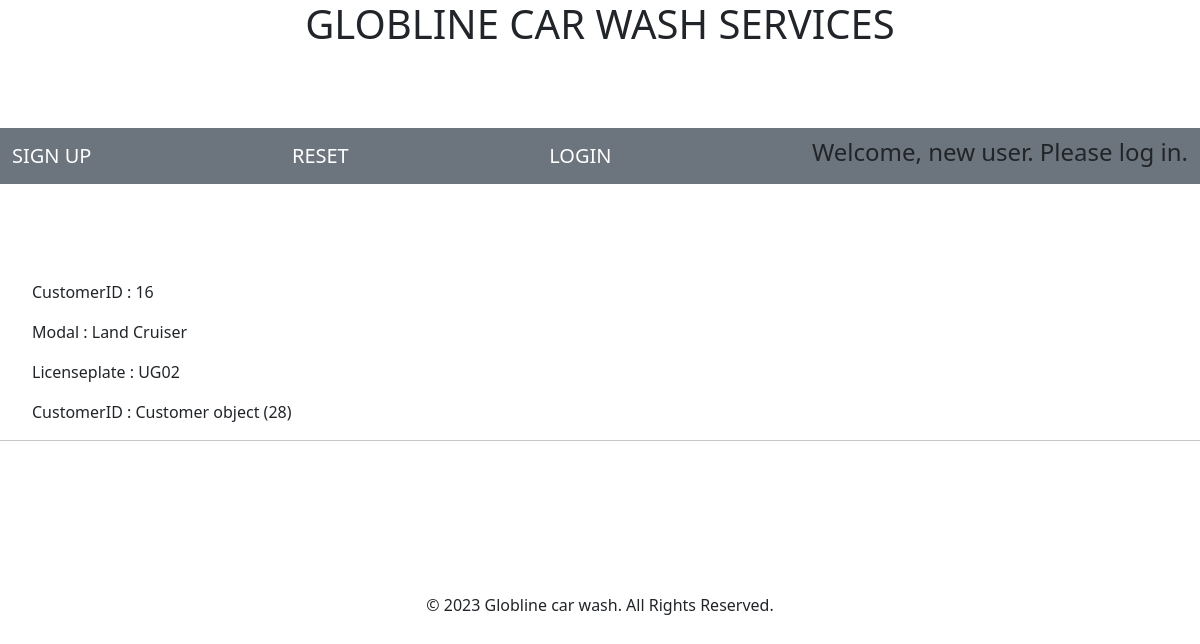
/print_vehicle/16/, run on the app's committed database.
### bloger/models.py (models this page shows)
class Vehicle(models.Model):
      VehicleID = models.AutoField(primary_key=True)
      Modal = models.CharField(max_length=200)
      Licenseplate = models.CharField(max_length=400)
      CustomerID = models.ForeignKey(Customer, on_delete=models.CASCADE)
      class Meta:
            verbose_name_plural = "Vehicles"

class Customer(models.Model):
      CustomerID = models.AutoField(primary_key=True)
      FirstName = models.CharField(max_length=200)
      LastName = models.CharField(max_length=200)
      Contact = models.CharField(max_length=200)
      Email = models.EmailField(max_length=254)
      Address = models.CharField(max_length=200)
      class Meta:
            verbose_name_plural = "Customers"

### bloger/views.py (the view)
# urls.py: path('print_vehicle/<int:VehicleID>/', print_vehicle_view, name='print_vehicle_page'),
def print_vehicle_view(request,    VehicleID):
    vehicle = Vehicle.objects.get(pk = VehicleID)
    con = {
        'vehicle': vehicle
    }
    return render(request, 'print_vehicle.html', con)

### bloger/templates/print_vehicle.html
{% extends "Base.html" %}
    {% load crispy_forms_tags %}
    {% load static %}
    {% block content %}
    <ul>
    <p>CustomerID   : {{ vehicle.VehicleID}}</p>
    <p>Modal    : {{ vehicle.Modal }}</p>
    <p>Licenseplate    : {{ vehicle.Licenseplate}}</p>
    <p>CustomerID      : {{ vehicle.CustomerID}}</p>
    </ul>
{% endblock content %}

### data on the page
Vehicle: VehicleID "16", Modal "Land Cruiser", Licenseplate "UG02", CustomerID "Customer object (28)"
